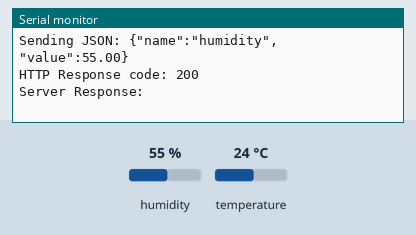
This sketch was run on a simulated ESP32. Shown: the last lines printed to the serial monitor. Inputs (shaded band) come from the test bench; at power-on: humidity 55 %, temperature 24 °C. WiFi joins after 1.5 s; servers stay silent unless stated; uploads are accepted with an empty reply.

Above: at 4.7 s.
4.8 s: humidity set to 22 %
At 9.12 s:
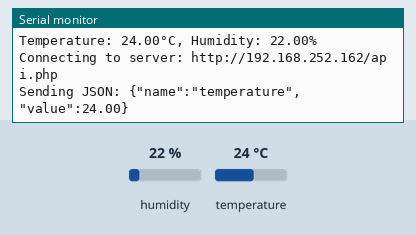
10.9 s: temperature set to 12 °C
At 14.77 s:
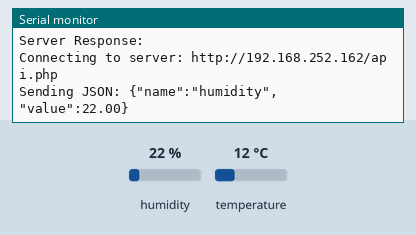
17.0 s: humidity set to 40 %
At 21.6 s:
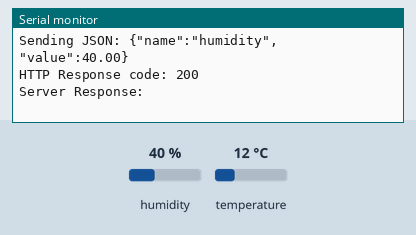
Timing chart, 0 to 23.1 s (numbered marks = the images above; inputs shaded):
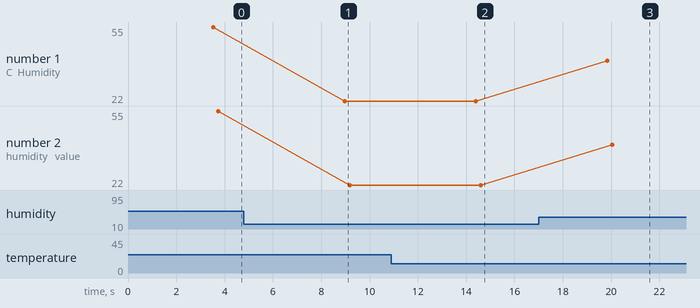

Measured:
- after the input at 4.8 s, the serial monitor: prints a new line after 4.2 s (image 1)
- after the input at 10.9 s, the serial monitor: prints a new line after 3.5 s (image 2)
- after the input at 17.0 s, the serial monitor: prints a new line after 2.8 s (image 3)
- plotted number 1: 55 → 22 after the input at 4.8 s, 22 → 40 after the input at 17.0 s
- plotted number 2: 55 → 22 after the input at 4.8 s, 22 → 40 after the input at 17.0 s

The sketch:

TemperatureAndHumidity.ino
```cpp
#include <WiFi.h>
#include <HTTPClient.h>
#include <DHT.h>

// WiFi credentials/your Hotspot
const char* ssid = "Hi";
const char* password = "123456789";
const char* serverUrl = "http://192.168.252.162/api.php";

// DHT Sensor settings
#define DHTPIN 4
#define DHTTYPE DHT11
DHT dht(DHTPIN, DHTTYPE);

void setup() {
    Serial.begin(115200);

    // Connect to Wi-Fi
    WiFi.begin(ssid, password);
    Serial.print("Connecting to Wi-Fi");

    int attempt = 0;
    while (WiFi.status() != WL_CONNECTED && attempt < 20) {
        delay(500);
        Serial.print(".");
        attempt++;
    }

    if (WiFi.status() == WL_CONNECTED) {
        Serial.println("\nConnected to Wi-Fi");
        Serial.print("IP Address: ");
        Serial.println(WiFi.localIP());
    } else {
        Serial.println("\nFailed to connect! Restarting...");
        ESP.restart();
    }

    // Initialize DHT sensor
    dht.begin();
    delay(2000);
}

// Function to check and reconnect Wi-Fi
void checkWiFi() {
    if (WiFi.status() != WL_CONNECTED) {
        Serial.println("WiFi Disconnected, attempting to reconnect...");
        WiFi.disconnect();
        WiFi.reconnect();

        int attempt = 0;
        while (WiFi.status() != WL_CONNECTED && attempt < 10) {
            delay(500);
            Serial.print(".");
            attempt++;
        }

        if (WiFi.status() == WL_CONNECTED) {
            Serial.println("\nReconnected to Wi-Fi!");
        } else {
            Serial.println("\nStill disconnected. Restarting ESP...");
            ESP.restart();
        }
    }
}

// Function to send sensor data to API
void sendSensorData(const char* name, float value) {
  if (WiFi.status() == WL_CONNECTED) {
    HTTPClient http;
    Serial.print("Connecting to server: ");
    Serial.println(serverUrl);

    http.begin(serverUrl);
    http.addHeader("Content-Type", "application/json");

    String payload = "{\"name\":\"" + String(name) + "\", \"value\":" + String(value) + "}";
    Serial.print("Sending JSON: ");
    Serial.println(payload);

    int httpResponseCode = http.POST(payload);

    Serial.print("HTTP Response code: ");
    Serial.println(httpResponseCode);

    if (httpResponseCode > 0) {
      String response = http.getString();
      Serial.println("Server Response: " + response);
    } else {
      Serial.println("Error: " + http.errorToString(httpResponseCode));
    }

    http.end();
  } else {
    Serial.println("WiFi Disconnected, trying to reconnect...");
  }
}

void loop() {
    checkWiFi();  // Ensure Wi-Fi is connected

    // Read DHT sensor values
    float temperature = dht.readTemperature();
    float humidity = dht.readHumidity();

    if (isnan(temperature) || isnan(humidity)) {
        Serial.println("Failed to read from DHT sensor! Retrying...");
        dht.begin();
        delay(2000);
        return;
    }

    Serial.print("Temperature: ");
    Serial.print(temperature);
    Serial.print("°C, Humidity: ");
    Serial.print(humidity);
    Serial.println("%");

    // Send data to API
    sendSensorData("temperature", temperature);
    sendSensorData("humidity", humidity);

    yield();
    delay(5000);  // Wait 5 seconds before sending again
}
```
